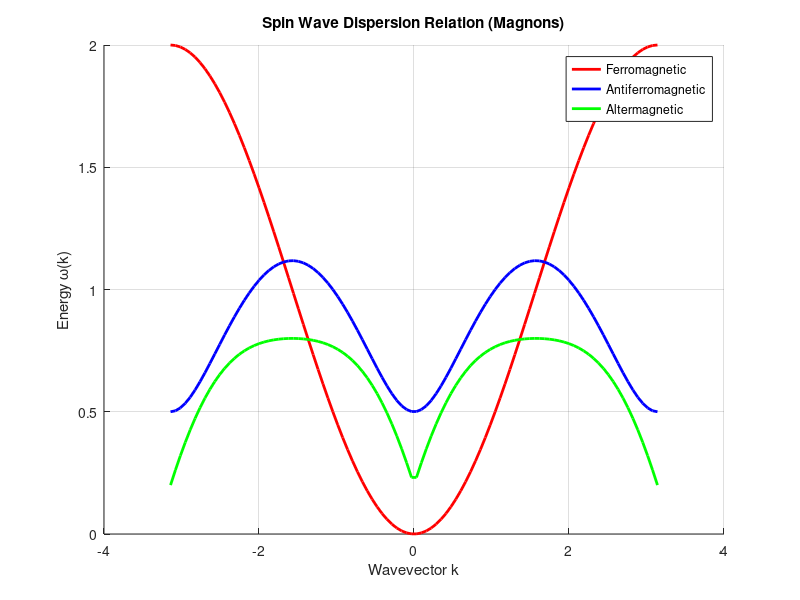

MATLAB code to generate this figure:
% Spin Wave Dispersion

clc; clear; close all;

% Parameters
J = 1;     % Exchange interaction strength
S = 1/2;   % Spin quantum number
Delta = 0.5; % Energy gap (only for antiferromagnets)
N_k = 100; % Number of k-points in the Brillouin Zone

% Define k-values in the first Brillouin Zone (-pi to pi)
k_vals = linspace(-pi, pi, N_k);

% Compute Spin Wave Dispersion for different magnetisms

% 1. Ferromagnetic Dispersion: w(k) = 2 * J * S * (1 - cos(k))
w_ferro = 2 * J * S * (1 - cos(k_vals));

% 2. Antiferromagnetic Dispersion: w(k) = sqrt(Delta^2 + 4 * J^2 * S^2 * sin^2(k))
w_antiferro = sqrt(Delta^2 + 4 * J^2 * S^2 * sin(k_vals).^2);

% 3. Altermagnetic Dispersion: w(k) = 2 * J * S * f(k), where f(k) is anisotropic
% Assume f(k) = |sin(k)| + 0.2 * cos(2k) to model anisotropic behavior
f_k = abs(sin(k_vals)) + 0.2 * cos(2 * k_vals);
w_alter = 2 * J * S * f_k;

% Plot Results
figure;
hold on;
plot(k_vals, w_ferro, 'r-', 'LineWidth', 2, 'DisplayName', 'Ferromagnetic');
plot(k_vals, w_antiferro, 'b-', 'LineWidth', 2, 'DisplayName', 'Antiferromagnetic');
plot(k_vals, w_alter, 'g-', 'LineWidth', 2, 'DisplayName', 'Altermagnetic');
hold off;

% Labels and Title
xlabel('Wavevector k');
ylabel('Energy \omega(k)');
title('Spin Wave Dispersion Relation (Magnons)');
legend('Location', 'Best');
grid on;
